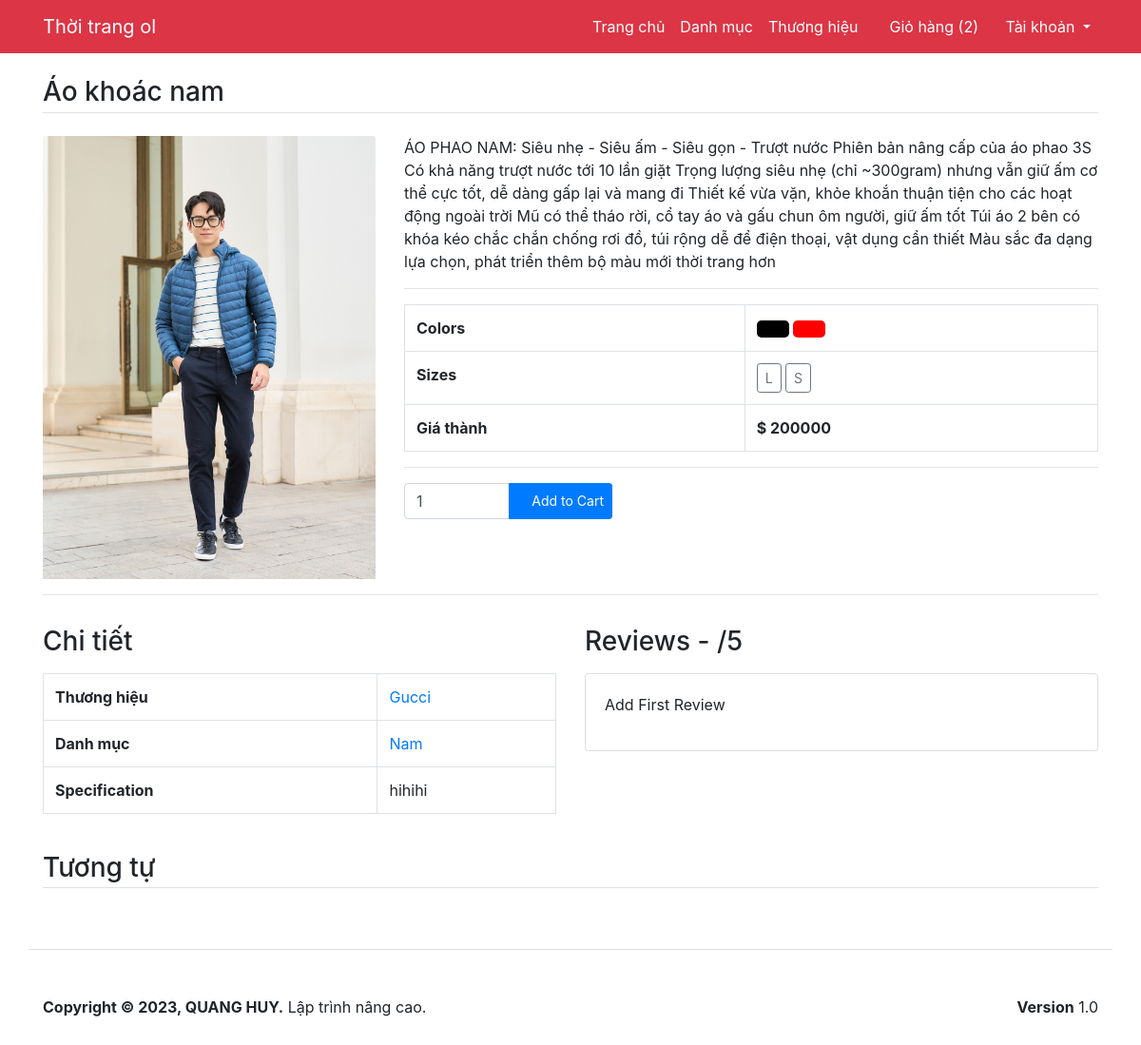
The page /product/ao-khoac/1 on the database its author committed.
### main/models.py (models this page shows, shortened)
class Product(models.Model):
    title = models.CharField(max_length=200)
    slug = models.CharField(max_length=400)
    detail = models.TextField()
    specs = models.TextField()
    category = models.ForeignKey(Category, on_delete=models.CASCADE)
    brand = models.ForeignKey(Brand, on_delete=models.CASCADE)
    status = models.BooleanField(default=True)
    is_featured = models.BooleanField(default=False)
    class Meta:
        verbose_name_plural = '5. Products'

class ProductAttribute(models.Model):
    product = models.ForeignKey(Product, on_delete=models.CASCADE)
    color = models.ForeignKey(Color, on_delete=models.CASCADE)
    size = models.ForeignKey(Size, on_delete=models.CASCADE)
    price = models.PositiveIntegerField(default=0)
    image = models.ImageField(upload_to="product_imgs/", null=True)
    class Meta:
        verbose_name_plural = '6. ProductAttributes'

class Brand(models.Model):
    title = models.CharField(max_length=100)
    image = models.ImageField(upload_to="brand_imgs/")
    class Meta:
        verbose_name_plural = '2. Brands'

class Category(models.Model):
    title = models.CharField(max_length=100)
    image = models.ImageField(upload_to="cat_imgs/")
    class Meta:
        verbose_name_plural = '1. Categories'

### main/views.py (the view)
# urls.py: path('product/<str:slug>/<int:id>', views.product_detail, name ='product_detail'),
def product_detail(request, slug, id):
    product = Product.objects.get(id=id)
    related_products = Product.objects.filter(category=product.category).exclude(id=id)[:4]
    colors = ProductAttribute.objects.filter(product=product).values('color__id', 'color__title',
                                                                     'color__color_code').distinct()
    sizes = ProductAttribute.objects.filter(product=product).values('size__id', 'size__title', 'price',
                                                                    'color__id').distinct()
    return render(request, 'product_detail.html',
                  {'data': product, 'related': related_products, 'colors': colors, 'sizes': sizes})

### main/templates/product_detail.html (shortened to what this page needs)
{% extends 'base.html' %}
{% load static %}
{% block content %}
    <main class="container my-4">
        <h3 class="my-4 border-bottom pb-1">{{ data.title }}</h3>
        <div class="row">
            <div class="col-md-4">
                <img id="zoom_01" data-zoom-image="/media/{{ data.productattribute_set.first.image }}"
                     src="/media/{{ data.productattribute_set.first.image }}" class="card-img-top"
                     alt="{{ data.title }}">
            </div>
            <div class="col-md-8">
                <p>{{ data.detail }}</p>
                <hr/>
                <table class="table table-bordered">
                    <tr>
                        <th>Colors</th>
                        <td>
                            {% for color in colors %}
                                <button class="btn btn-lg choose-color" data-color="{{ color.color__id }}"
                                        style="background-color: {{ color.color__color_code }}"></button>
                            {% endfor %}
                        </td>
                    </tr>
                    <tr>
                        <th>Sizes</th>
                        <td>
                            {% for size in sizes %}
                                <button data-price="{{ size.price }}"
                                        class="btn btn-outline-secondary btn-sm choose-size color{{ size.color__id }}">{{ size.size__title }}</button>
                            {% endfor %}
                        </td>
                    </tr>
                    <tr>
                        <th>Giá thành</th>
                        <th>$ <span
                                class="product-price-{{ data.id }}">{{ data.productattribute_set.first.price }}</span>
                        </th>
                    </tr>
                </table>
                <hr/>
                <div class="input-group my-3" style="width:30%;">
                    <input type="number" value="1" class="form-control product-qty-{{ data.id }}" id="productQty"/>
                    <div class="input-group-append">
                        <button class="btn btn-primary btn-sm add-to-cart" data-index="{{ data.id }}" type="button"
                                id="addToCartBtn"><i class="fa fa-shopping-cart"></i> Add to Cart
                        </button>
                    </div>
                </div>
            </div>
        </div>
        <hr/>
        <div class="row">
            <div class="col-md-6">
                <h3 class="my-3">Chi tiết</h3>
                <table class="table table-bordered">
                    <tr>
                        <th>Thương hiệu</th>
                        <td><a href="/brand-product-list/{{ data.brand.id }}">{{ data.brand.title }}</a></td>
                    </tr>
                    <tr>
                        <th>Danh mục</th>
                        <td><a href="/category-product-list/{{ data.category.id }}">{{ data.category.title }}</a></td>
                    </tr>
                    <tr>
                        <th>Specification</th>
                        <td>{{ data.specs }}</td>
                    </tr>
                </table>
            </div>
            <div class="col-md-6">
                <h3 class="my-3">Reviews - /5 <i
                        class="fa fa-star text-warning"></i>
                </h3>
                <div class="card">
                    <div class="card-body review-list" style="max-height: 400px; overflow: auto;">
                        {% if reviews %}
                            {% for review in reviews %}
                                <blockquote class="blockquote text-right">
                                    <small>{{ review.review_text }}</small>
                                    <footer class="blockquote-footer">{{ review.user }}
                                        <cite title="Source Title">
                                            {% for star in review.review_rating|ljust:review.review_rating %}
                                                <i class="fa fa-star text-warning"></i>
                                            {% endfor %}
                                        </cite>
                                    </footer>
                                </blockquote>
                                <hr/>
                            {% endfor %}
                        {% else %}
                            <p class="no-data">Add First Review</p>
                        {% endif %}
                    </div>
                </div>
            </div>
        </div>
        <h3 class="mt-4 mb-3 border-bottom pb-1">Tương tự</h3>
    </main>
{% endblock %}

### rows shown on the page
Product: title "Áo khoác nam", productattribute_set.first.image (picture), detail "ÁO PHAO NAM: Siêu nhẹ - Siêu ấm - Siêu gọn - Trượt nước Phiên bản nâng cấp của áo phao 3S Có khả năng trượt nước tới 10 lần giặt Trọng lượng siêu nhẹ (chỉ ~300gram) nhưng vẫn giữ ấm cơ thể cực tốt, dễ dàng gấp lại và mang đi Thiết kế vừa vặn, khỏe khoắn thuận tiện cho các hoạt động ngoài trời Mũ có thể tháo rời, cổ tay áo và gấu chun ôm người, giữ ấm tốt Túi áo 2 bên có khóa kéo chắc chắn chống rơi đồ, túi rộng dễ để điện thoại, vật dụng cần thiết Màu sắc đa dạng lựa chọn, phát triển thêm bộ màu mới thời trang hơn", productattribute_set.first.price "200000", id "1", brand "Gucci", category "Nam", specs "hihihi"

### other values the page prints
{{ size.size__title }} "L" "S"
